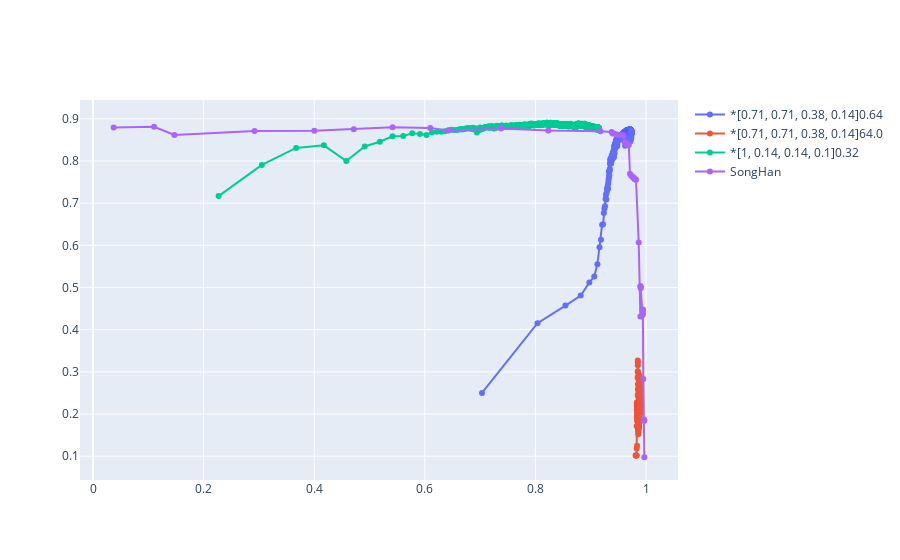

The notebook cell saved with this chart:
### Code cell
fig = go.Figure()

df_bezier_on_actl_Wts=pd.read_csv("results_sheet/04bezier_on_actl_Wts17Jan2021.csv")
df_bezier_on_actl_Wts_new=pd.read_csv("results_sheet/04bezier_on_actl_Wts18Jan2021.csv")
df_bezier_on_actl_Wts=pd.concat([df_bezier_on_actl_Wts,df_bezier_on_actl_Wts_new])
df_bezier_on_actl_Wts=df_bezier_on_actl_Wts.sort_values(by=["upscale","epoch_number"],ascending=True)



df_bezier_on_actl_Wts=df_bezier_on_actl_Wts.sort_values(by=["range_params","upscale","upscale_method"],ascending=True)

for range_params in list(df_bezier_on_actl_Wts["range_params"].unique()):

    df_bezier_on_actl_Wts_range_params=df_bezier_on_actl_Wts[df_bezier_on_actl_Wts["range_params"]==range_params]
    for upscale_val in list(df_bezier_on_actl_Wts_range_params["upscale"].unique()):        
        df_bezier_on_actl_Wts_range_params_upscale=df_bezier_on_actl_Wts_range_params[df_bezier_on_actl_Wts_range_params["upscale"]==upscale_val]
        
        for upscale_method in list(df_bezier_on_actl_Wts_range_params_upscale["upscale_method"].unique()):
            if upscale_method=="+":
                continue
            df_bezier_on_actl_Wts_range_params_upscale_upmethod=df_bezier_on_actl_Wts_range_params_upscale[df_bezier_on_actl_Wts_range_params_upscale["upscale_method"]==upscale_method]
            df_bezier_on_actl_Wts_range_params_upscale_upmethod=df_bezier_on_actl_Wts_range_params_upscale_upmethod.sort_values(by=["epoch_number"],ascending=True)
#             if df_bezier_on_actl_Wts_range_params_upscale_upmethod.shape[0]<1500:
#                 continue
            ys=df_bezier_on_actl_Wts_range_params_upscale_upmethod["val_top_1"].values
            xs=df_bezier_on_actl_Wts_range_params_upscale_upmethod["compression"].values

            # print(xs,ys)
            fig.add_trace(go.Scatter(x=xs, y=ys,
                            mode='lines+markers',
                            name=str(upscale_method)+str(range_params)+str(upscale_val)))




xs=df_snhn["compression"]
ys=df_snhn["top_1"]
fig.add_trace(go.Scatter(x=xs, y=ys,
                mode='lines+markers',
                name="SongHan"))



fig.show()

### Figure 1 — Plotly figure (JSON) as saved in the notebook; plotly's stock layout.template omitted (floating-point values rounded to 4 significant figures; data arrays with more than 128 entries replaced by an {"elided": "..."} marker saying what was removed)
{"data": [{"mode": "lines+markers", "name": "*[0.71, 0.71, 0.38, 0.14]0.64", "type": "scatter", "x": {"elided": "8000 float values"}, "y": {"elided": "8000 float values"}}, {"mode": "lines+markers", "name": "*[0.71, 0.71, 0.38, 0.14]64.0", "type": "scatter", "x": {"elided": "900 float values"}, "y": {"elided": "900 float values"}}, {"mode": "lines+markers", "name": "*[1, 0.14, 0.14, 0.1]0.32", "type": "scatter", "x": {"elided": "7000 float values"}, "y": {"elided": "7000 float values"}}, {"mode": "lines+markers", "name": "SongHan", "type": "scatter", "x": [0.03728, 0.1104, 0.1471, 0.2921, 0.4002, 0.4714, 0.5416, 0.6097, 0.643, 0.7377, 0.8233, 0.9175, 0.9378, 0.9395, 0.9419, 0.9474, 0.9522, 0.956, 0.959, 0.9619, 0.9644, 0.9667, 0.9689, 0.9709, 0.9728, 0.9747, 0.9763, 0.9779, 0.9794, 0.9807, 0.9819, 0.9868, 0.9898, 0.9899, 0.9901, 0.9903, 0.9905, 0.9938, 0.9939, 0.994, 0.994, 0.9941, 0.9943, 0.9951, 0.9958, 0.9963, 0.9967, 0.9967, 0.997], "y": [0.8794, 0.881, 0.8616, 0.8711, 0.8716, 0.875, 0.8799, 0.8779, 0.8725, 0.8768, 0.8724, 0.8706, 0.8689, 0.8652, 0.8652, 0.863, 0.8616, 0.8606, 0.8602, 0.8436, 0.8395, 0.8396, 0.8378, 0.77, 0.7653, 0.7637, 0.7607, 0.76, 0.7567, 0.7569, 0.7555, 0.6069, 0.4314, 0.5032, 0.5029, 0.4991, 0.4995, 0.4349, 0.4459, 0.4473, 0.4472, 0.4478, 0.4386, 0.2829, 0.1875, 0.1844, 0.185, 0.1849, 0.09766]}], "layout": {}}
